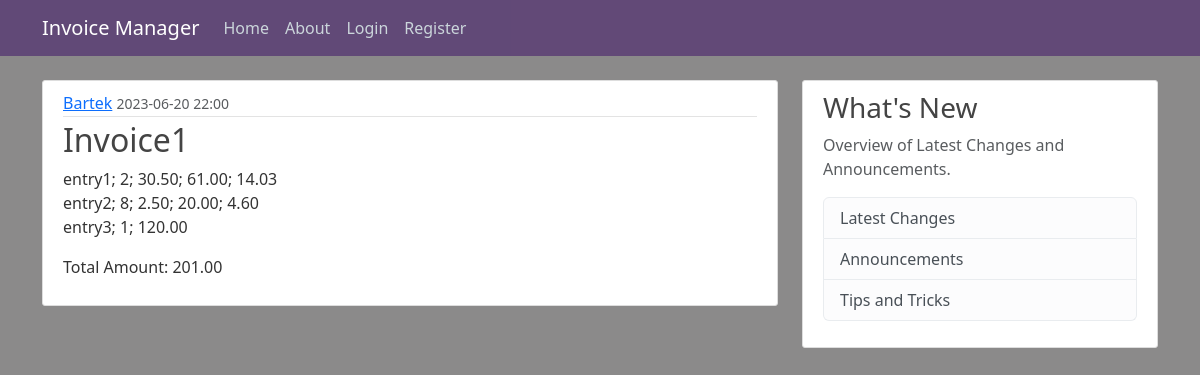
The app's page /invoice/1 with its own data.
### application/models.py (models this page shows, shortened)
class User(db.Model, UserMixin):
    id = db.Column(db.Integer, primary_key = True)
    username = db.Column(db.String(25), unique = True, nullable = False)
    email = db.Column(db.String(125), unique = True, nullable = False)
    image_file = db.Column(db.String(25), nullable = False, default = 'default.jpg')
    password = db.Column(db.String(60), nullable = False)
    invoices = db.relationship('Invoice', backref='author', lazy=True)

class Invoice(db.Model):
    id = db.Column(db.Integer, primary_key = True)
    name = db.Column(db.String(100), nullable = False)
    content = db.Column(db.Text, nullable = False)
    amount = db.Column(db.Numeric(10,2), nullable = False)
    date_posted = db.Column(db.DateTime, nullable = False, default = datetime.utcnow)
    user_id = db.Column(db.Integer, db.ForeignKey('user.id'), nullable = False)
    entries = db.relationship('Entry', backref='invoice', lazy=True)

### application/routes.py (the view)
@app.route('/invoice/<int:invoice_id>')
def invoice(invoice_id):
    invoice = Invoice.query.get_or_404(invoice_id)
    return render_template('invoice.html', title=invoice.name, invoice=invoice)

### application/templates/invoice.html (shortened to what this page needs)
{% extends "layout.html" %}
{% block content %}
    <article class="media content-section">
        <div class="media-body">
            <div class="article-metadata">
                <a class="mr-2" href="#">{{ invoice.author.username }}</a>
                <small class="text-muted">{{ invoice.date_posted.strftime('%Y-%m-%d %H:%M') }}</small>
            </div>
            <h2 class="article-title">{{ invoice.name }}</h2>
            <p class="article-content">{{ invoice.content }}</p>
            <p class="article-content">Total Amount: {{ invoice.amount }}</p>
        </div>
    </article>
{% endblock content %}

### application/static/main.css (style rules this page uses)
body { background: #8b8a8a; color: #333333; margin-top: 5rem; }
h1, h2, h3, h4, h5, h6 { color: #444444; }
.content-section { background: #ffffff; padding: 10px 20px; border: 1px solid #dddddd; border-radius: 3px; margin-bottom: 20px; }
.article-title { color: #444444; }
.article-content { white-space: pre-line; }
.article-metadata { padding-bottom: 1px; margin-bottom: 4px; border-bottom: 1px solid #e3e3e3 }

### records on screen
User: author.username "Bartek"
Invoice: date_posted "2023-06-20 22:00", name "Invoice1", content "entry1; 2; 30.50; 61.00; 14.03 entry2; 8; 2.50; 20.00; 4.60 entry3; 1; 120.00", amount "201.00"
